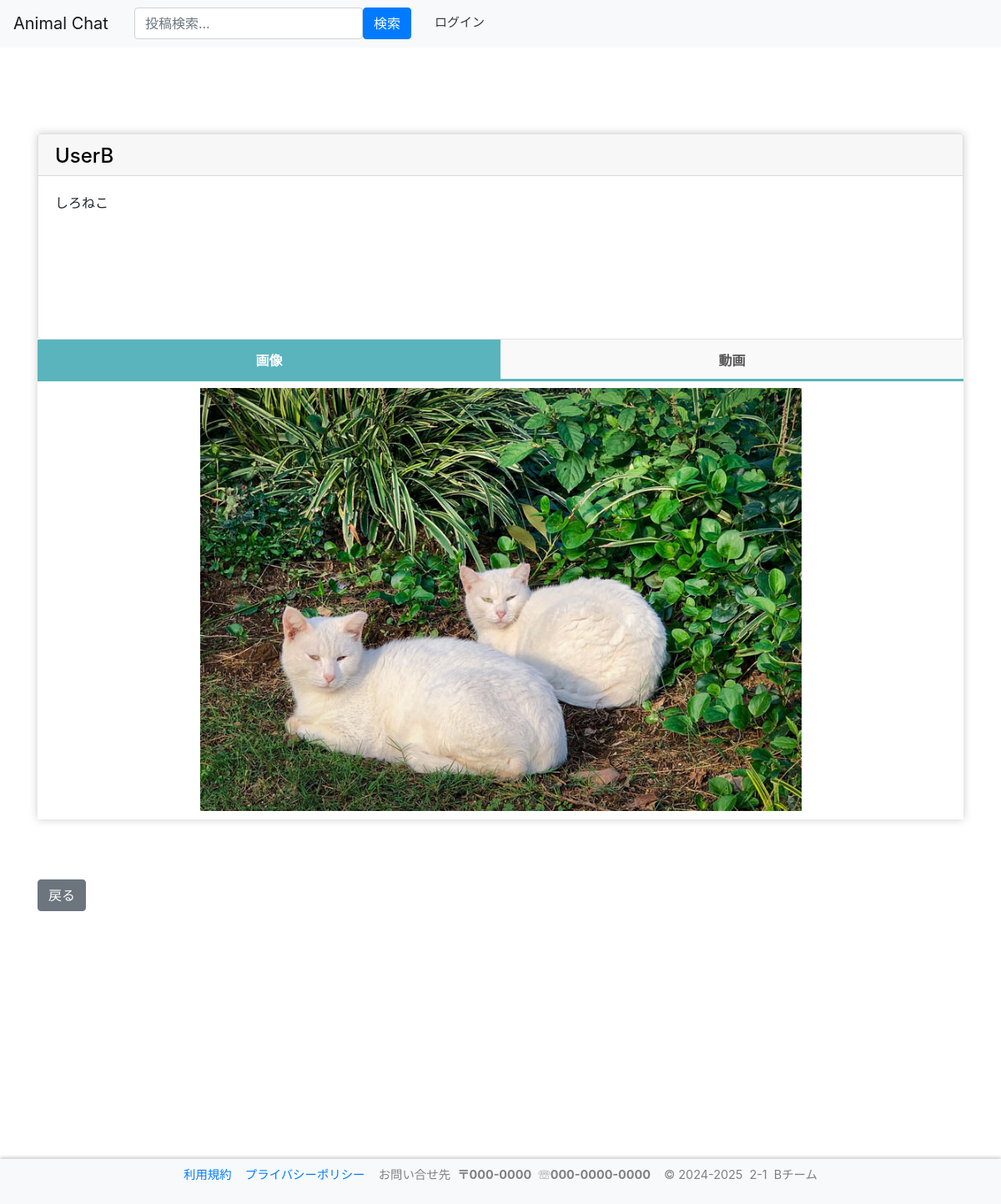
Page /post/posts/16/detail on the committed database.
### post/models.py (models this page shows)
class PostInfo(models.Model): # 投稿IDは自動でつく
    account_id = models.ForeignKey(User, on_delete=models.CASCADE) # アカウントID　外部キー
    post = models.CharField('post', max_length=300) # 投稿文　文字数300文字
    post_date = models.DateTimeField('post_date', max_length=12, default=timezone.now) # 投稿日時
    image = models.ImageField(upload_to='img/post', verbose_name='画像', null=True, blank=True)
    video = models.FileField(upload_to='video/post',  verbose_name='動画', null=True, blank=True)
    def __str__(self):
        return self.post

### accounts/models.py (models this page shows)
class User(AbstractBaseUser, PermissionsMixin):
    screen_name = models.CharField(
        gettext_lazy('アカウント名'),
        max_length=128,
        default='',
        blank=True,
        help_text=gettext_lazy('128文字以内で入力してください'),
    )
    email = models.EmailField(gettext_lazy('メールアドレス'), unique=True)
    is_staff = models.BooleanField(
        gettext_lazy('staff status'),
        default=False,
        help_text=gettext_lazy('Designates whether the user can log into this admin site.'),
    )
    is_active = models.BooleanField(
        gettext_lazy('active'),
        default=True,
        help_text=gettext_lazy(
            'Designates whether this user should be treated as active. Unselect this instead of deleting accounts.'
        ),
    )
    date_joined = models.DateTimeField(gettext_lazy('date joined'), default=timezone.now)
    objects = CustomUserManager()
    points = models.IntegerField(
        default=0,
        blank=True,
        null=True,
    )
    pt_give = models.IntegerField(
        default=0,
        blank=True,
        null=True,
    )
    pt_temp = models.IntegerField(
        default=0,
        blank=True,
        null=True,
    )
    icon = models.ImageField(
        upload_to='icon',
        verbose_name='画像',
        null=True,
        blank=True,
        default="icon/default.png",
    )
    profile = models.TextField(
        gettext_lazy('プロフィール'),
        max_length=200,
        null=True,
        default='',
        blank=True,
        help_text=gettext_lazy('200文字以内で入力してください'),
    )
    USERNAME_FIELD = 'email'
    REQUIRED_FIELDS = []
    class Meta:
        verbose_name = gettext_lazy('user')
        verbose_name_plural = gettext_lazy('users')
    def __str__(self):
        return self.__unicode__()
    def __unicode__(self):
        return self.screen_name or self.email

### post/views.py (the view)
# urls.py: path('posts/<int:pk>/detail', views.PostDetailPageView.as_view(), name='posts_detail'),
class PostDetailPageView(DetailView):
    model = PostInfo # 投稿情報モデル
    template_name = '../templates/post/post_detail.html' # テンプレート
    context_object_name = 'post'
    def get_context_data(self,**kwargs):
        context = super().get_context_data(**kwargs)
        context["myid"] = self.request.user.id
        print(context)
        return context

### templates/post/post_detail.html (shortened to what this page needs)
{% extends 'base.html' %}
{% block content %}
<div class="row justify-content-center">
        <div class="col-12">
            <div class="row">&nbsp&nbsp&nbsp
            </div>
            <br>
            <div class="row">
                <div class="col-12">
                    <div class="main-container">
                        <div class="post-section">
                            <br>
                            <br>
                <div class="post">
                  <div class="tabs">
                      <div>
                          <div class="card">
                              {%if post.account_id_id == myid%}
                              <a href='{% url 'accounts:mypage' %}' style="color:black;text-decoration-color: gray;">
                              {% else %}
                              <a href='{% url 'accounts:user_detail' post.account_id_id %}' style="color:black;text-decoration-color: gray;">
                              {% endif %}
                                  <div class="card-header" style="height:50px;width:auto;">
                                      <h4>{{ post.account_id }}</h4>
                                  </div>
                              </a>
                              <div class="card-body" style="height:195px;">
                                  <div class="post-content">
                                      <p>{{post.post}}</p>
                                  </div>
                              </div>
                          </div>
                      </div>
                      {% if post.image and post.video %}
                          <div>
                              <label class="tab_item" for="programming">画像</label>
                              <label class="tab_item" for="design">動画</label>
                              <div class="tab_content" id="programming_content" style="margin-left: auto;margin-right: auto;width:100%;vertical-align: middle;height:100%;">
                                  <div style="text-align:center;">
                                      <img src="/media/{{ post.image }}" style="object-fit: contain; width: 70%; height: 70%;">
                                  </div>
                              </div>
                          </div>
                      {% endif %}
                  </div>
                  <br>
                  <br>
                  <br>
                </div>
                <div style="margin-bottom:10%;">
                    <button class="btn btn-secondary" onclick="window.history.back()">戻る</button>
                </div>
                <br>
                    </div>
                </div>
            </div>
        </div>
</div>
{% endblock %}

### rows in the picture
PostInfo: account_id "UserB", post "しろねこ", image (picture)
